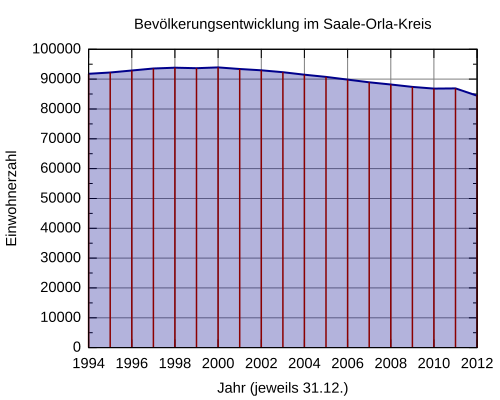

Reproduce this figure in gnuplot.
#!/usr/bin/gnuplot
# gnuplot 4.6 / Debian 7
#
# Erstellt von Michael Fiedler <michael.fiedler87@gmx.de>
# Lizenz: CC-BY-SA 3.0 unported, http://creativecommons.org/licenses/by-sa/3.0/deed.de
# Basierend auf http://commons.wikimedia.org/wiki/File:Muc_population.svg von Gorgo

set title 'Bevölkerungsentwicklung im Saale-Orla-Kreis'
unset key
set style fill transparent solid 0.3
set grid

set xlabel 'Jahr (jeweils 31.12.)'
set xrange [1994:2012]
# Jahreszahl alle 2 Jahre
set xtics 2
# nochmal in zwei Teilintervalle unterteilen (jedes Jahr eine Markierung)
set mxtics 1

set ylabel 'Einwohnerzahl'
# Beschriftungsintervall
set ytics 10000
# weitere Unterteilung ohne Beschriftung
set mytics 2
set yrange ['0':'100000']


set terminal svg size 500,400 font 'Arial,11'
set output 'Saale-Orla-Kreis_Bevoelkerungsentwicklung.svg'

# '-' nimmt die nachfolgenden Daten als Eingabewerte
plot '-' using 1:2 with filledcurves below x1 linetype rgb 'dark-blue' linewidth 2, \
	    '-' using 1:2 with impulses linecolor rgbcolor 'dark-red' linewidth 1.5
# Datenquelle: http://de.wikipedia.org/wiki/Saale-Orla-Kreis
	1994 91793
	1995 92226
	1996 92901
	1997 93551
	1998 93847
	1999 93679
	2000 93929
	2001 93404
	2002 92969
	2003 92311
	2004 91470
	2005 90761
	2006 89827
	2007 88935
	2008 88199
	2009 87400
	2010 86809
	2011 86906
	2012 84435
EOF
	1994 91793
	1995 92226
	1996 92901
	1997 93551
	1998 93847
	1999 93679
	2000 93929
	2001 93404
	2002 92969
	2003 92311
	2004 91470
	2005 90761
	2006 89827
	2007 88935
	2008 88199
	2009 87400
	2010 86809
	2011 86906
	2012 84435
EOF
